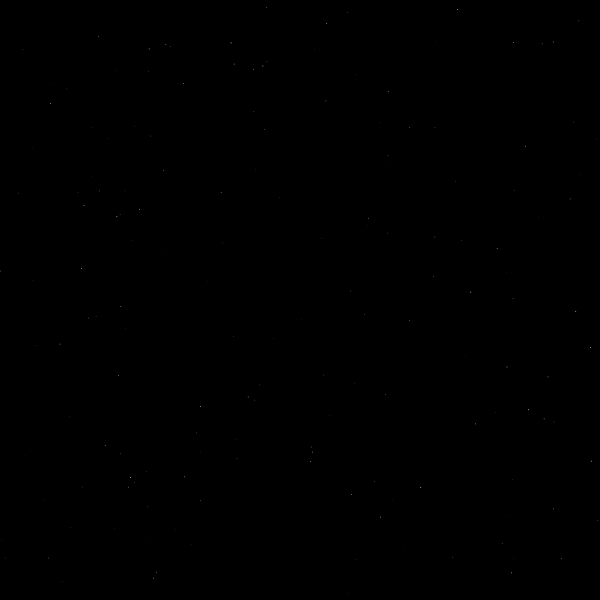
Frame 1 (no input)
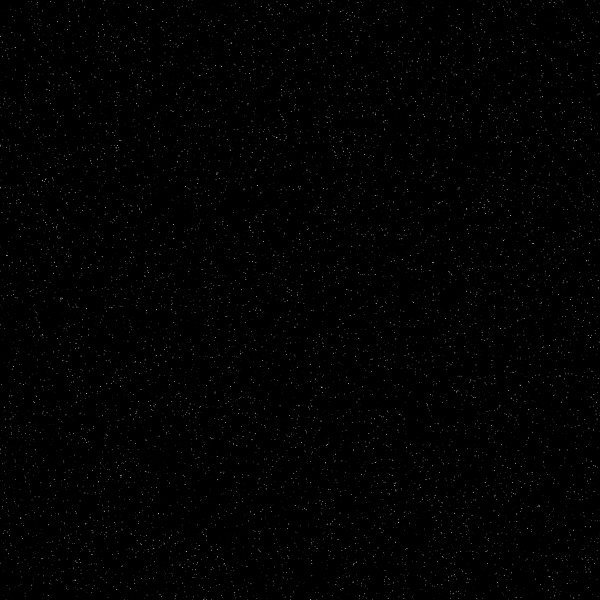
Frame 60 (the mouse pressed at the canvas centre just before this capture)
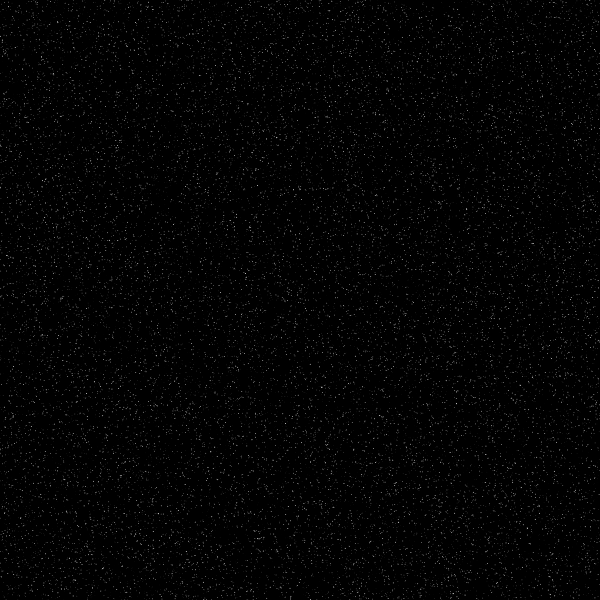
Frame 120 (the mouse held since frame 60 and released just before this capture)

The Processing sketch that drew these frames (run headless with seeded random() and noise(); from frame 60 on, the mouse is pressed at the canvas centre):

// Processing sketch: processing_84194
// ── processing_84194.pde

void setup (){
  size(600,600);
  smooth();
  background(0);
}



void draw ()
{
noStroke();
fill(250);

ellipse(random(0,600),random(0,600),random(0,1),random(0,1));
ellipse(random(0,600),random(0,600),random(0,1),random(0,1));
ellipse(random(0,600),random(0,600),random(0,1),random(0,1));
ellipse(random(0,600),random(0,600),random(0,1),random(0,1));
ellipse(random(0,600),random(0,600),random(0,1),random(0,1));
ellipse(random(0,600),random(0,600),random(0,1),random(0,1));
ellipse(random(0,600),random(0,600),random(0,1),random(0,1));
ellipse(random(0,600),random(0,600),random(0,1),random(0,1));
ellipse(random(0,600),random(0,600),random(0,1),random(0,1));
ellipse(random(0,600),random(0,600),random(0,1),random(0,1));
ellipse(random(0,600),random(0,600),random(0,1),random(0,1));
ellipse(random(0,600),random(0,600),random(0,1),random(0,1));
ellipse(random(0,600),random(0,600),random(0,1),random(0,1));
ellipse(random(0,600),random(0,600),random(0,1),random(0,1));
ellipse(random(0,600),random(0,600),random(0,1),random(0,1));
ellipse(random(0,600),random(0,600),random(0,1),random(0,1));
ellipse(random(0,600),random(0,600),random(0,1),random(0,1));
ellipse(random(0,600),random(0,600),random(0,1),random(0,1));
ellipse(random(0,600),random(0,600),random(0,1),random(0,1));
ellipse(random(0,600),random(0,600),random(0,1),random(0,1));
ellipse(random(0,600),random(0,600),random(0,1),random(0,1));
ellipse(random(0,600),random(0,600),random(0,1),random(0,1));
ellipse(random(0,600),random(0,600),random(0,1),random(0,1));
ellipse(random(0,600),random(0,600),random(0,1),random(0,1));
ellipse(random(0,600),random(0,600),random(0,1),random(0,1));
ellipse(random(0,600),random(0,600),random(0,1),random(0,1));
ellipse(random(0,600),random(0,600),random(0,1),random(0,1));
ellipse(random(0,600),random(0,600),random(0,1),random(0,1));
ellipse(random(0,600),random(0,600),random(0,1),random(0,1));
ellipse(random(0,600),random(0,600),random(0,1),random(0,1));
ellipse(random(0,600),random(0,600),random(0,1),random(0,1));
ellipse(random(0,600),random(0,600),random(0,1),random(0,1));
ellipse(random(0,600),random(0,600),random(0,1),random(0,1));
ellipse(random(0,600),random(0,600),random(0,1),random(0,1));
ellipse(random(0,600),random(0,600),random(0,1),random(0,1));
ellipse(random(0,600),random(0,600),random(0,1),random(0,1));
ellipse(random(0,600),random(0,600),random(0,1),random(0,1));
ellipse(random(0,600),random(0,600),random(0,1),random(0,1));
ellipse(random(0,600),random(0,600),random(0,1),random(0,1));
ellipse(random(0,600),random(0,600),random(0,1),random(0,1));
ellipse(random(0,600),random(0,600),random(0,1),random(0,1));
ellipse(random(0,600),random(0,600),random(0,1),random(0,1));
ellipse(random(0,600),random(0,600),random(0,1),random(0,1));
ellipse(random(0,600),random(0,600),random(0,1),random(0,1));
ellipse(random(0,600),random(0,600),random(0,1),random(0,1));
ellipse(random(0,600),random(0,600),random(0,1),random(0,1));
ellipse(random(0,600),random(0,600),random(0,1),random(0,1));
ellipse(random(0,600),random(0,600),random(0,1),random(0,1));
ellipse(random(0,600),random(0,600),random(0,1),random(0,1));
ellipse(random(0,600),random(0,600),random(0,1),random(0,1));
ellipse(random(0,600),random(0,600),random(0,1),random(0,1));
ellipse(random(0,600),random(0,600),random(0,1),random(0,1));
ellipse(random(0,600),random(0,600),random(0,1),random(0,1));
ellipse(random(0,600),random(0,600),random(0,1),random(0,1));
ellipse(random(0,600),random(0,600),random(0,1),random(0,1));
ellipse(random(0,600),random(0,600),random(0,1),random(0,1));
ellipse(random(0,600),random(0,600),random(0,1),random(0,1));
ellipse(random(0,600),random(0,600),random(0,1),random(0,1));
ellipse(random(0,600),random(0,600),random(0,1),random(0,1));
ellipse(random(0,600),random(0,600),random(0,1),random(0,1));
ellipse(random(0,600),random(0,600),random(0,1),random(0,1));
ellipse(random(0,600),random(0,600),random(0,1),random(0,1));
ellipse(random(0,600),random(0,600),random(0,1),random(0,1));
ellipse(random(0,600),random(0,600),random(0,1),random(0,1));
ellipse(random(0,600),random(0,600),random(0,1),random(0,1));
ellipse(random(0,600),random(0,600),random(0,1),random(0,1));
ellipse(random(0,600),random(0,600),random(0,1),random(0,1));
ellipse(random(0,600),random(0,600),random(0,1),random(0,1));
ellipse(random(0,600),random(0,600),random(0,1),random(0,1));
ellipse(random(0,600),random(0,600),random(0,1),random(0,1));
ellipse(random(0,600),random(0,600),random(0,1),random(0,1));
ellipse(random(0,600),random(0,600),random(0,1),random(0,1));
ellipse(random(0,600),random(0,600),random(0,1),random(0,1));
ellipse(random(0,600),random(0,600),random(0,1),random(0,1));
ellipse(random(0,600),random(0,600),random(0,1),random(0,1));
ellipse(random(0,600),random(0,600),random(0,1),random(0,1));
ellipse(random(0,600),random(0,600),random(0,1),random(0,1));
ellipse(random(0,600),random(0,600),random(0,1),random(0,1));
ellipse(random(0,600),random(0,600),random(0,1),random(0,1));
ellipse(random(0,600),random(0,600),random(0,1),random(0,1));
ellipse(random(0,600),random(0,600),random(0,1),random(0,1));
ellipse(random(0,600),random(0,600),random(0,1),random(0,1));
ellipse(random(0,600),random(0,600),random(0,1),random(0,1));
ellipse(random(0,600),random(0,600),random(0,1),random(0,1));
ellipse(random(0,600),random(0,600),random(0,1),random(0,1));
ellipse(random(0,600),random(0,600),random(0,1),random(0,1));
ellipse(random(0,600),random(0,600),random(0,1),random(0,1));
ellipse(random(0,600),random(0,600),random(0,1),random(0,1));
ellipse(random(0,600),random(0,600),random(0,1),random(0,1));
ellipse(random(0,600),random(0,600),random(0,1),random(0,1));
ellipse(random(0,600),random(0,600),random(0,1),random(0,1));
ellipse(random(0,600),random(0,600),random(0,1),random(0,1));
ellipse(random(0,600),random(0,600),random(0,1),random(0,1));
ellipse(random(0,600),random(0,600),random(0,1),random(0,1));
ellipse(random(0,600),random(0,600),random(0,1),random(0,1));
ellipse(random(0,600),random(0,600),random(0,1),random(0,1));
ellipse(random(0,600),random(0,600),random(0,1),random(0,1));
ellipse(random(0,600),random(0,600),random(0,1),random(0,1));
ellipse(random(0,600),random(0,600),random(0,1),random(0,1));
ellipse(random(0,600),random(0,600),random(0,1),random(0,1));
ellipse(random(0,600),random(0,600),random(0,1),random(0,1));
ellipse(random(0,600),random(0,600),random(0,1),random(0,1));
ellipse(random(0,600),random(0,600),random(0,1),random(0,1));
ellipse(random(0,600),random(0,600),random(0,1),random(0,1));
ellipse(random(0,600),random(0,600),random(0,1),random(0,1));
ellipse(random(0,600),random(0,600),random(0,1),random(0,1));
ellipse(random(0,600),random(0,600),random(0,1),random(0,1));
ellipse(random(0,600),random(0,600),random(0,1),random(0,1));
ellipse(random(0,600),random(0,600),random(0,1),random(0,1));
ellipse(random(0,600),random(0,600),random(0,1),random(0,1));
ellipse(random(0,600),random(0,600),random(0,1),random(0,1));
ellipse(random(0,600),random(0,600),random(0,1),random(0,1));
ellipse(random(0,600),random(0,600),random(0,1),random(0,1));
ellipse(random(0,600),random(0,600),random(0,1),random(0,1));
ellipse(random(0,600),random(0,600),random(0,1),random(0,1));
ellipse(random(0,600),random(0,600),random(0,1),random(0,1));
ellipse(random(0,600),random(0,600),random(0,1),random(0,1));
ellipse(random(0,600),random(0,600),random(0,1),random(0,1));
ellipse(random(0,600),random(0,600),random(0,1),random(0,1));
ellipse(random(0,600),random(0,600),random(0,1),random(0,1));
ellipse(random(0,600),random(0,600),random(0,1),random(0,1));
ellipse(random(0,600),random(0,600),random(0,1),random(0,1));
ellipse(random(0,600),random(0,600),random(0,1),random(0,1));
ellipse(random(0,600),random(0,600),random(0,1),random(0,1));
ellipse(random(0,600),random(0,600),random(0,1),random(0,1));
ellipse(random(0,600),random(0,600),random(0,1),random(0,1));
ellipse(random(0,600),random(0,600),random(0,1),random(0,1));
ellipse(random(0,600),random(0,600),random(0,1),random(0,1));
ellipse(random(0,600),random(0,600),random(0,1),random(0,1));
ellipse(random(0,600),random(0,600),random(0,1),random(0,1));
ellipse(random(0,600),random(0,600),random(0,1),random(0,1));
ellipse(random(0,600),random(0,600),random(0,1),random(0,1));
ellipse(random(0,600),random(0,600),random(0,1),random(0,1));
ellipse(random(0,600),random(0,600),random(0,1),random(0,1));
ellipse(random(0,600),random(0,600),random(0,1),random(0,1));
ellipse(random(0,600),random(0,600),random(0,1),random(0,1));
ellipse(random(0,600),random(0,600),random(0,1),random(0,1));
ellipse(random(0,600),random(0,600),random(0,1),random(0,1));
ellipse(random(0,600),random(0,600),random(0,1),random(0,1));
ellipse(random(0,600),random(0,600),random(0,1),random(0,1));
ellipse(random(0,600),random(0,600),random(0,1),random(0,1));
ellipse(random(0,600),random(0,600),random(0,1),random(0,1));
ellipse(random(0,600),random(0,600),random(0,1),random(0,1));
ellipse(random(0,600),random(0,600),random(0,1),random(0,1));
ellipse(random(0,600),random(0,600),random(0,1),random(0,1));
ellipse(random(0,600),random(0,600),random(0,1),random(0,1));
ellipse(random(0,600),random(0,600),random(0,1),random(0,1));
ellipse(random(0,600),random(0,600),random(0,1),random(0,1));
ellipse(random(0,600),random(0,600),random(0,1),random(0,1));
ellipse(random(0,600),random(0,600),random(0,1),random(0,1));
ellipse(random(0,600),random(0,600),random(0,1),random(0,1));
ellipse(random(0,600),random(0,600),random(0,1),random(0,1));
ellipse(random(0,600),random(0,600),random(0,1),random(0,1));
ellipse(random(0,600),random(0,600),random(0,1),random(0,1));
ellipse(random(0,600),random(0,600),random(0,1),random(0,1));
ellipse(random(0,600),random(0,600),random(0,1),random(0,1));
ellipse(random(0,600),random(0,600),random(0,1),random(0,1));
ellipse(random(0,600),random(0,600),random(0,1),random(0,1));
ellipse(random(0,600),random(0,600),random(0,1),random(0,1));
ellipse(random(0,600),random(0,600),random(0,1),random(0,1));
ellipse(random(0,600),random(0,600),random(0,1),random(0,1));
ellipse(random(0,600),random(0,600),random(0,1),random(0,1));
ellipse(random(0,600),random(0,600),random(0,1),random(0,1));
ellipse(random(0,600),random(0,600),random(0,1),random(0,1));
ellipse(random(0,600),random(0,600),random(0,1),random(0,1));
ellipse(random(0,600),random(0,600),random(0,1),random(0,1));
ellipse(random(0,600),random(0,600),random(0,1),random(0,1));
ellipse(random(0,600),random(0,600),random(0,1),random(0,1));
ellipse(random(0,600),random(0,600),random(0,1),random(0,1));
ellipse(random(0,600),random(0,600),random(0,1),random(0,1));
ellipse(random(0,600),random(0,600),random(0,1),random(0,1));
ellipse(random(0,600),random(0,600),random(0,1),random(0,1));
ellipse(random(0,600),random(0,600),random(0,1),random(0,1));
ellipse(random(0,600),random(0,600),random(0,1),random(0,1));
ellipse(random(0,600),random(0,600),random(0,1),random(0,1));
ellipse(random(0,600),random(0,600),random(0,1),random(0,1));
ellipse(random(0,600),random(0,600),random(0,1),random(0,1));
ellipse(random(0,600),random(0,600),random(0,1),random(0,1));
ellipse(random(0,600),random(0,600),random(0,1),random(0,1));
ellipse(random(0,600),random(0,600),random(0,1),random(0,1));
ellipse(random(0,600),random(0,600),random(0,1),random(0,1));
ellipse(random(0,600),random(0,600),random(0,1),random(0,1));
ellipse(random(0,600),random(0,600),random(0,1),random(0,1));
ellipse(random(0,600),random(0,600),random(0,1),random(0,1));
ellipse(random(0,600),random(0,600),random(0,1),random(0,1));
ellipse(random(0,600),random(0,600),random(0,1),random(0,1));
ellipse(random(0,600),random(0,600),random(0,1),random(0,1));
ellipse(random(0,600),random(0,600),random(0,1),random(0,1));
ellipse(random(0,600),random(0,600),random(0,1),random(0,1));
ellipse(random(0,600),random(0,600),random(0,1),random(0,1));
ellipse(random(0,600),random(0,600),random(0,1),random(0,1));
ellipse(random(0,600),random(0,600),random(0,1),random(0,1));
ellipse(random(0,600),random(0,600),random(0,1),random(0,1));
ellipse(random(0,600),random(0,600),random(0,1),random(0,1));
ellipse(random(0,600),random(0,600),random(0,1),random(0,1));
ellipse(random(0,600),random(0,600),random(0,1),random(0,1));
ellipse(random(0,600),random(0,600),random(0,1),random(0,1));
ellipse(random(0,600),random(0,600),random(0,1),random(0,1));
ellipse(random(0,600),random(0,600),random(0,1),random(0,1));
ellipse(random(0,600),random(0,600),random(0,1),random(0,1));
ellipse(random(0,600),random(0,600),random(0,1),random(0,1));
ellipse(random(0,600),random(0,600),random(0,1),random(0,1));
ellipse(random(0,600),random(0,600),random(0,1),random(0,1));
ellipse(random(0,600),random(0,600),random(0,1),random(0,1));
ellipse(random(0,600),random(0,600),random(0,1),random(0,1));
ellipse(random(0,600),random(0,600),random(0,1),random(0,1));
ellipse(random(0,600),random(0,600),random(0,1),random(0,1));
ellipse(random(0,600),random(0,600),random(0,1),random(0,1));
ellipse(random(0,600),random(0,600),random(0,1),random(0,1));
ellipse(random(0,600),random(0,600),random(0,1),random(0,1));
ellipse(random(0,600),random(0,600),random(0,1),random(0,1));
ellipse(random(0,600),random(0,600),random(0,1),random(0,1));
ellipse(random(0,600),random(0,600),random(0,1),random(0,1));
ellipse(random(0,600),random(0,600),random(0,1),random(0,1));
ellipse(random(0,600),random(0,600),random(0,1),random(0,1));
ellipse(random(0,600),random(0,600),random(0,1),random(0,1));
ellipse(random(0,600),random(0,600),random(0,1),random(0,1));
ellipse(random(0,600),random(0,600),random(0,1),random(0,1));
ellipse(random(0,600),random(0,600),random(0,1),random(0,1));
ellipse(random(0,600),random(0,600),random(0,1),random(0,1));
ellipse(random(0,600),random(0,600),random(0,1),random(0,1));
ellipse(random(0,600),random(0,600),random(0,1),random(0,1));
ellipse(random(0,600),random(0,600),random(0,1),random(0,1));
ellipse(random(0,600),random(0,600),random(0,1),random(0,1));
ellipse(random(0,600),random(0,600),random(0,1),random(0,1));
ellipse(random(0,600),random(0,600),random(0,1),random(0,1));
ellipse(random(0,600),random(0,600),random(0,1),random(0,1));
ellipse(random(0,600),random(0,600),random(0,1),random(0,1));
ellipse(random(0,600),random(0,600),random(0,1),random(0,1));
ellipse(random(0,600),random(0,600),random(0,1),random(0,1));
ellipse(random(0,600),random(0,600),random(0,1),random(0,1));
ellipse(random(0,600),random(0,600),random(0,1),random(0,1));
ellipse(random(0,600),random(0,600),random(0,1),random(0,1));
ellipse(random(0,600),random(0,600),random(0,1),random(0,1));



}
